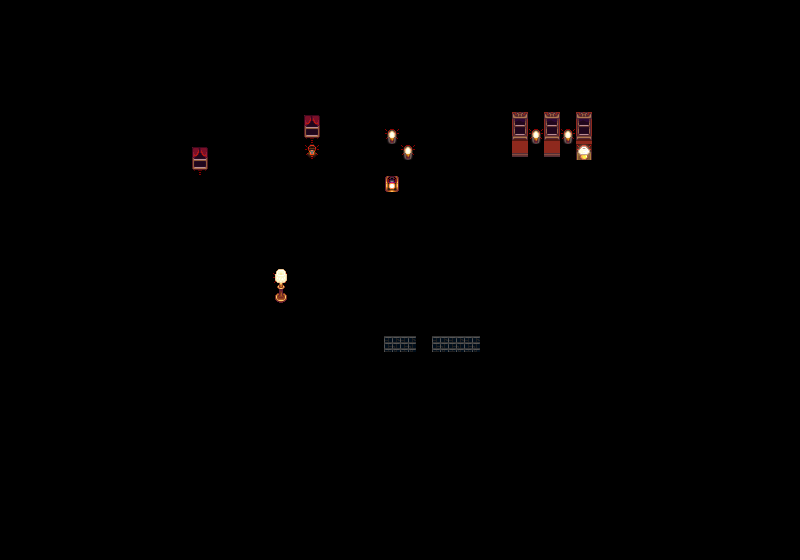

The image is a tile-based game level rendered from a .tmx file. Its description and source (layers, tilesets, objects; grid data summarised) follow:
An orthogonal 50x35 tile map with 16x16 px tiles, 7 tile layers (Back, Back1, Buildings, Buildings1, ...), 11 tilesets.

<map version="1.10" tiledversion="1.10.2" orientation="orthogonal" renderorder="right-down" width="50" height="35" tilewidth="16" tileheight="16" infinite="0" nextlayerid="32" nextobjectid="2">
 <properties>
  <property name="AmbientLight" value="95 95 95" />
  <property name="Music" value="50s" />
  <property name="NightTiles" value="Front 17 16 1444 Front 17 17 1476 Front 17 18 1508 Front 12 9 1679 Front 12 10 1711 Front 18 71679 Front 18 8 1711" />
 </properties>
 <tileset firstgid="1" name="indoor" tilewidth="16" tileheight="16" tilecount="2176" columns="32">
  <image source="townInterior.png" width="512" height="1088" />
  <tile id="1885">
   <properties>
    <property name="Type" value="Wood" />
   </properties>
  </tile>
  <tile id="2078">
   <properties>
    <property name="Type" value="Wood" />
   </properties>
  </tile>
  <tile id="2079">
   <properties>
    <property name="Type" value="Wood" />
   </properties>
  </tile>
  <tile id="2106">
   <properties>
    <property name="Type" value="Wood" />
   </properties>
  </tile>
 </tileset>
 <tileset firstgid="2177" source="townInterior.tsx" />
 <tileset firstgid="4353" source="walls_and_floors.tsx" />
 <tileset firstgid="4913" source="furniture_3.tsx" />
 <tileset firstgid="5264" source="furniture_desert.tsx" />
 <tileset firstgid="5472" source="furniture.tsx" />
 <tileset firstgid="8448" source="furniture_wooden.tsx" />
 <tileset firstgid="8799" source="furniture_desert2.tsx" />
 <tileset firstgid="9311" source="Flooring.tsx" />
 <tileset firstgid="9567" source="Thing.tsx" />
 <tileset firstgid="9727" name="paths" tilewidth="16" tileheight="16" tilecount="36" columns="4">
  <image source="paths.png" width="64" height="144" />
 </tileset>
 <layer id="26" name="Back" width="50" height="35">
  <data>[1750 cells, 14 non-empty, 4 distinct tile ids]</data>
 </layer>
 <layer id="27" name="Back1" width="50" height="35">
  <data>[1750 cells, 6 non-empty, 2 distinct tile ids]</data>
 </layer>
 <layer id="28" name="Buildings" width="50" height="35">
  <data>[1750 cells, 1 non-empty, 1 distinct tile ids]</data>
 </layer>
 <layer id="31" name="Buildings1" width="50" height="35">
  <data>[1750 cells, 1 non-empty, 1 distinct tile ids]</data>
 </layer>
 <objectgroup id="25" name="Buildings" />
 <layer id="14" name="Paths" width="50" height="35">
  <data>[1750 cells, 10 non-empty, 1 distinct tile ids]</data>
 </layer>
 <layer id="29" name="Front" width="50" height="35">
  <data>[1750 cells, 12 non-empty, 7 distinct tile ids]</data>
 </layer>
 <layer id="30" name="AlwaysFront" width="50" height="35">
  <data>[1750 cells, 0 non-empty, 0 distinct tile ids]</data>
 </layer>
</map>
